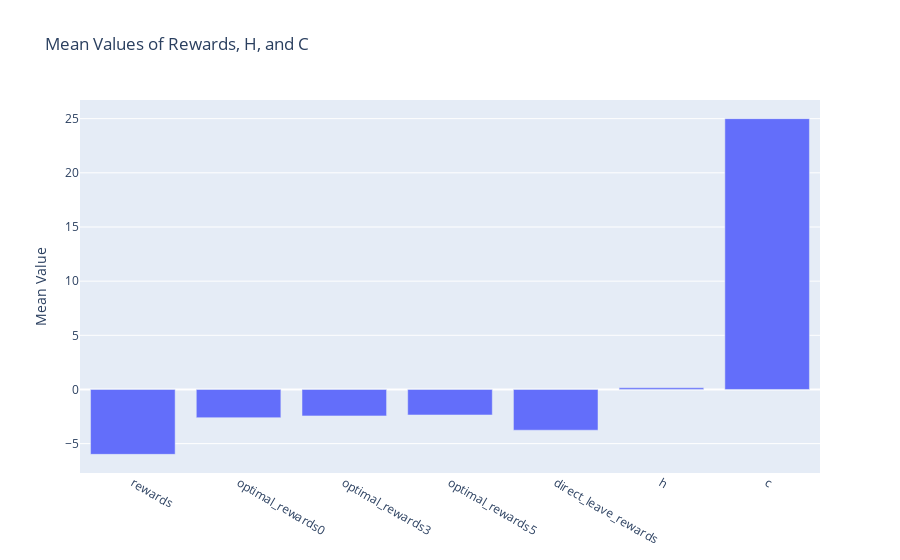
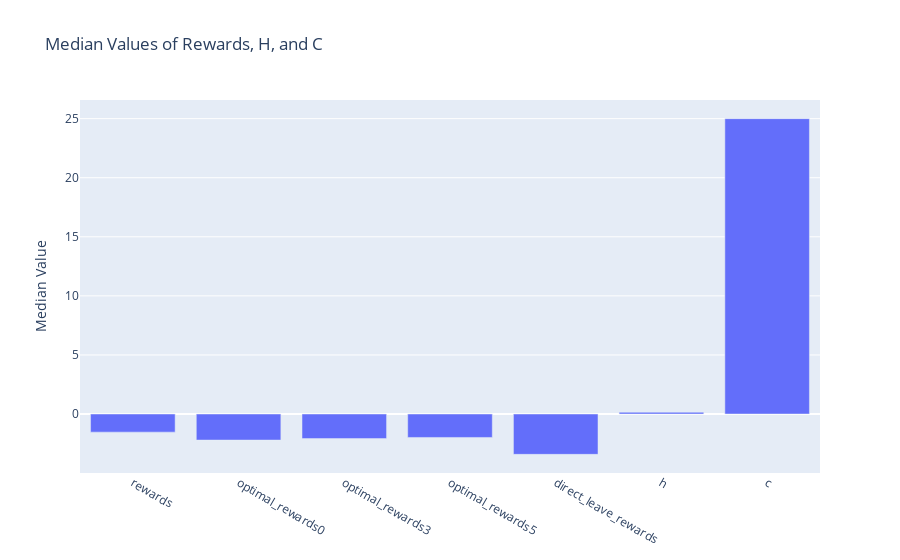

Source (notebook cell) for these figures, in order:
### Markdown cell above
## Visualize Results

### Code cell
import plotly.graph_objects as go

all_rewards = [x for x in df.columns if 'reward' in x]

# Calculate means
means = df[all_rewards + ['h', 'c']].mean()

# Plot
fig = go.Figure(data=[go.Bar(x=means.index, y=means.values)])
fig.update_layout(title="Mean Values of Rewards, H, and C", yaxis_title="Mean Value")
fig.show()

# Calculate medians
medians = df[all_rewards + ['h', 'c']].median()

# Plot
fig = go.Figure(data=[go.Bar(x=medians.index, y=medians.values)])
fig.update_layout(title="Median Values of Rewards, H, and C", yaxis_title="Median Value")
fig.show()

### Figure 1 — Plotly figure (JSON) as saved in the notebook; plotly's stock layout.template omitted (floating-point values rounded to 4 significant figures)
{"data": [{"type": "bar", "x": ["rewards", "optimal_rewards0", "optimal_rewards3", "optimal_rewards5", "direct_leave_rewards", "h", "c"], "y": [-5.988, -2.602, -2.438, -2.352, -3.759, 0.15, 25]}], "layout": {"title": {"text": "Mean Values of Rewards, H, and C"}, "yaxis": {"title": {"text": "Mean Value"}}}}

### Figure 2 — Plotly figure (JSON) as saved in the notebook; plotly's stock layout.template omitted (floating-point values rounded to 4 significant figures)
{"data": [{"type": "bar", "x": ["rewards", "optimal_rewards0", "optimal_rewards3", "optimal_rewards5", "direct_leave_rewards", "h", "c"], "y": [-1.534, -2.206, -2.08, -1.985, -3.414, 0.15, 25]}], "layout": {"title": {"text": "Median Values of Rewards, H, and C"}, "yaxis": {"title": {"text": "Median Value"}}}}
